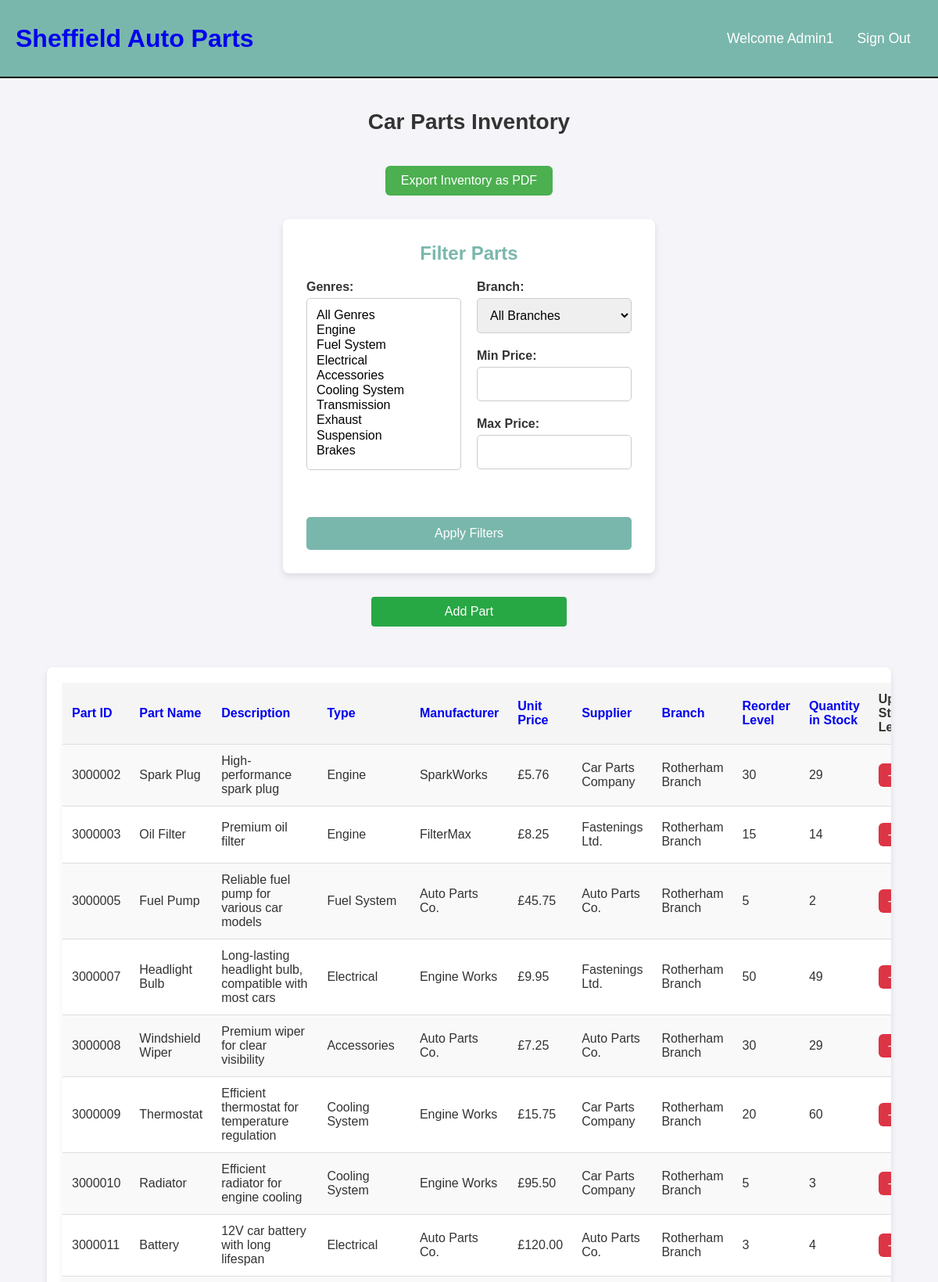
Page /inventory.php (signed in, upper part) on the committed database.
### tables this page shows
CREATE TABLE `users` (
  `user_id` int(11) NOT NULL,
  `username` varchar(50) NOT NULL,
  `password` varchar(255) NOT NULL,
  `email` varchar(99) NOT NULL,
  `role` varchar(20) NOT NULL,
  `active` tinyint(1) DEFAULT 1
);

CREATE TABLE `parts` (
  `part_id` int(11) NOT NULL,
  `part_name` varchar(100) NOT NULL,
  `description` varchar(255) NOT NULL,
  `genre` varchar(30) NOT NULL,
  `manufacturer` varchar(100) NOT NULL,
  `unit_price` decimal(10,2) NOT NULL,
  `quantity_in_stock` int(11) NOT NULL,
  `reorder_level` int(11) NOT NULL,
  `supplier_id` int(11) NOT NULL,
  `branch_id` int(11) DEFAULT NULL
);

CREATE TABLE `suppliers` (
  `supplier_id` int(11) NOT NULL,
  `supplier_name` varchar(100) NOT NULL,
  `contact_name` varchar(100) NOT NULL,
  `contact_phone` varchar(11) NOT NULL,
  `contact_email` varchar(50) NOT NULL,
  `address` varchar(100) NOT NULL,
  `active` tinyint(1) NOT NULL DEFAULT 1
);

CREATE TABLE `branches` (
  `branch_id` int(11) NOT NULL,
  `branch_name` varchar(255) NOT NULL,
  `branch_address` varchar(255) DEFAULT NULL,
  `branch_phone` varchar(20) DEFAULT NULL,
  `branch_email` varchar(255) DEFAULT NULL,
  `active` tinyint(1) DEFAULT 1
);

### include/functions.php (called while the page is built, shortened)
<?php
function check_login($con){
  if(isset($_SESSION['user_id'])){
    $users_id = $_SESSION['user_id'];
    $check_login_query = "SELECT * FROM users WHERE user_id = '$users_id'";
    $logged_in_result = mysqli_query($con,$check_login_query);
    if($logged_in_result && mysqli_num_rows($logged_in_result) === 1){
      $user_data = mysqli_fetch_assoc($logged_in_result);
      return $user_data;
    }
  }
}
?>

### include/init.php (called while the page is built, shortened)
<?php
include('include/connection.php');
include('include/functions.php');
$user_data = check_login($con);
?>

### inventory.php (the view, shortened to what this page needs)
<?php
include('include/init.php');
$sort_column = isset($_GET['sort_column']) ? $_GET['sort_column'] : 'part_id';
$sort_order = isset($_GET['sort_order']) ? $_GET['sort_order'] : 'ASC';
$next_sort_order = ($sort_order == 'ASC') ? 'DESC' : 'ASC';
$selected_genres = isset($_POST['genres']) ? $_POST['genres'] : [];
$min_price = isset($_POST['min_price']) && is_numeric($_POST['min_price']) ? $_POST['min_price'] : null;
$max_price = isset($_POST['max_price']) && is_numeric($_POST['max_price']) ? $_POST['max_price'] : null;
$genre_sql = "SELECT DISTINCT genre FROM parts";
$genre_result = $con->query($genre_sql);
$genres = [];
while ($row = $genre_result->fetch_assoc()) {
    $genres[] = $row['genre'];
}
$sql = "SELECT
            parts.part_id,
            parts.part_name,
            parts.description,
            parts.genre,
            parts.manufacturer,
            parts.unit_price,
            parts.quantity_in_stock,
            parts.reorder_level,
            suppliers.supplier_name,
            suppliers.active AS supplier_active,
            branches.branch_name,
            branches.active AS branch_active
        FROM parts
        INNER JOIN suppliers ON parts.supplier_id = suppliers.supplier_id
        LEFT JOIN branches ON parts.branch_id = branches.branch_id";
$sql .= " ORDER BY $sort_column $sort_order";
$result = $con->query($sql);
?>
<!DOCTYPE html>
<html lang="en">
<head>
    <link rel="stylesheet" href="style/base.css">
    <link rel="stylesheet" href="style/tablelist.css">
</head>
<body>
    <?php include('include/header.php'); ?>
    <div class="page-container">
        <h2 class="page-title">Car Parts Inventory</h2>
        <div class="button-container">
            <a href="generate_inventory_report.php" class="export-btn">Export Inventory as PDF</a>
        </div>
        <form action="inventory.php" method="POST" class="adding-form">
            <h3>Filter Parts</h3>
            <div class="form-columns">
                <div class="left-column">
                    <div class="form-box">
                        <label for="genres">Genres:</label>
                        <select id="genres" name="genres[]" multiple>
                            <option value="">All Genres</option>
                            <?php foreach ($genres as $genre): ?>
                                <option value="<?php echo htmlspecialchars($genre); ?>" <?php echo in_array($genre, $selected_genres) ? 'selected' : ''; ?>><?php echo htmlspecialchars($genre); ?></option>
                            <?php endforeach; ?>
                        </select>
                    </div>
                </div>
                <div class="right-column">
                    <div class="form-box">
                        <label for="branch">Branch:</label>
                        <select id="branch" name="branch">
                            <option value="">All Branches</option>
                        </select>
                    </div>
                    <div class="form-box">
                        <label for="min_price">Min Price:</label>
                        <input type="number" step="0.01" id="min_price" name="min_price" value="<?php echo htmlspecialchars($min_price); ?>">
                    </div>
                    <div class="form-box">
                        <label for="max_price">Max Price:</label>
                        <input type="number" step="0.01" id="max_price" name="max_price" value="<?php echo htmlspecialchars($max_price); ?>">
                    </div>
                </div>
            </div>
            <button type="submit" class="save-btn">Apply Filters</button>
        </form>
        <div id="add-part-button-container" class="button-container">
            <a href="adding_new_parts.php" class="add-part-btn">Add Part</a>
        </div>
        <div class="table-container">
            <table class="inventory-list">
                <thead>
                    <tr>
                        <th><a href="?sort_column=part_id&sort_order=<?php echo $next_sort_order; ?>">Part ID</a></th>
                        <th><a href="?sort_column=part_name&sort_order=<?php echo $next_sort_order; ?>">Part Name</a></th>
                        <th><a href="?sort_column=description&sort_order=<?php echo $next_sort_order; ?>">Description</a></th>
                        <th><a href="?sort_column=genre&sort_order=<?php echo $next_sort_order; ?>">Type</a></th>
                        <th><a href="?sort_column=manufacturer&sort_order=<?php echo $next_sort_order; ?>">Manufacturer</a></th>
                        <th><a href="?sort_column=unit_price&sort_order=<?php echo $next_sort_order; ?>">Unit Price</a></th>
                        <th><a href="?sort_column=supplier_name&sort_order=<?php echo $next_sort_order; ?>">Supplier</a></th>
                        <th><a href="?sort_column=branch_name&sort_order=<?php echo $next_sort_order; ?>">Branch</a></th>
                        <th><a href="?sort_column=reorder_level&sort_order=<?php echo $next_sort_order; ?>">Reorder Level</a></th>
                        <th><a href="?sort_column=quantity_in_stock&sort_order=<?php echo $next_sort_order; ?>">Quantity in Stock</a></th>
                        <th>Update Stock Levels</th>
                    </tr>
                </thead>
                <tbody>
                    <?php
                    if ($result->num_rows > 0) {
                        while ($row = $result->fetch_assoc()) {
                            $branch_status = $row['branch_active'] ? '' : ' (Closed)';
                            $supplier_status = $row['supplier_active'] ? '' : ' (Old)';
                            echo "<tr id='row-{$row['part_id']}'>";
                            echo "<td>" . htmlspecialchars($row['part_id']) . "</td>";
                            echo "<td>" . htmlspecialchars($row['part_name']) . "</td>";
                            echo "<td>" . htmlspecialchars($row['description']) . "</td>";
                            echo "<td>" . htmlspecialchars($row['genre']) . "</td>";
                            echo "<td>" . htmlspecialchars($row['manufacturer']) . "</td>";
                            echo "<td>£" . number_format($row['unit_price'], 2) . "</td>";
                            echo "<td>" . htmlspecialchars($row['supplier_name']) . $supplier_status . "</td>";
                            echo "<td>" . htmlspecialchars($row['branch_name']) . $branch_status . "</td>";
                            echo "<td>" . htmlspecialchars($row['reorder_level']) . "</td>";
                            echo "<td class='quantity'>" . htmlspecialchars($row['quantity_in_stock']) . "</td>";
                            echo "<td>
                                    <div class='button-container'>
                                        <button class='update-btn' data-id='{$row['part_id']}' data-action='decrease'>-</button>
                                        <button class='update-btn' data-id='{$row['part_id']}' data-action='increase'>+</button>
                                    </div>
                                  </td>";
                            echo "</tr>";
                        }
                    } else {
                        echo "<tr><td colspan='13'>No parts found.</td></tr>";
                    }
                    ?>
                </tbody>
            </table>
        </div>
    </div>
</body>
</html>

### include/header.php
<link rel="stylesheet" href="style/header.css">
<header>
  <div class="logo">
  <h1 class="logo-text">
    <a href="home.php">
      <span>Sheffield</span> Auto Parts
    </a>
  </h1>
</div>
<ul class="navbar">
  <li><a href="home.php">Welcome <?php echo htmlspecialchars($user_data['username']); ?></a></li>
  <li><a href="logout.php">Sign Out</a></li>
</ul>
</header>

### style/base.css (style rules this page uses)
* { font-family: 'Poppins', sans-serif; margin: 0; padding: 0; box-sizing: border-box; text-decoration: none; }
body { background-color: #f9f9f9; min-height: 100vh; }
.page-container { min-height: 75vh; width: 100%; background-position: center; background-size: cover; position: relative; display: flex; flex-direction: column; margin: 0 auto; padding-top: 0px; justify-content: center; align-items: center; }
.page-title { margin-top: 20px; font-size: 24px; margin-bottom: 20px; text-align: center; }
.form, .adding-form { display: flex; flex-direction: column; max-width: 1000px; margin: 10px auto; padding: 30px; background-color: #ffffff; border-radius: 8px; box-shadow: 0 4px 8px rgba(0, 0, 0, 0.1); justify-content: center; align-items: center; }
.form h3, .adding-form h3 { width: 100%; text-align: center; color: #79B7AC; margin-bottom: 20px; font-size: 24px; font-weight: bold; }
.form-columns { display: flex; justify-content: space-between; margin-bottom: 20px; width: 100%; gap: 20px; }
.left-column, .right-column { display: flex; flex-direction: column; width: 100%; }
.form-box { display: flex; flex-direction: column; margin-bottom: 20px; }
.form-box label { font-weight: bold; margin-bottom: 5px; }
.form-box input, .form-box textarea, .form-box select { padding: 12px; border: 1px solid #ccc; border-radius: 5px; font-size: 16px; width: 100%; box-sizing: border-box; }
.save-btn { display: block; width: 100%; padding: 12px 15px; background-color: #79B7AC; color: white; border: none; border-radius: 5px; cursor: pointer; font-size: 16px; margin-top: 20px; }
select[multiple] { height: 220px; }

### style/tablelist.css (style rules this page uses)
* { font-family: 'Poppins', sans-serif; margin: 0; padding: 0; box-sizing: border-box; text-decoration: none; }
body { background-color: #f4f4f9; color: #333; }
.page-container { min-height: auto; width: 100%; position: relative; display: flex; flex-direction: column; padding-top: 20px; margin: 0 auto; align-items: center; }
.page-title { margin-top: 20px; margin-bottom: 20px; font-size: 28px; font-weight: 600; text-align: center; color: #333; }
.table-container { background-color: #fff; width: 90%; max-width: 1600px; padding: 1.25rem; border-radius: 8px; margin: 2rem auto; box-shadow: 0 4px 8px rgba(0, 0, 0, 0.1); overflow-x: auto; }
.inventory-list { width: 100%; border-collapse: collapse; background-color: #fff; box-shadow: 0 4px 8px rgba(0, 0, 0, 0.05); }
.inventory-list thead { background-color: #f5f5f5; }
.inventory-list th, .inventory-list td { padding: 12px; text-align: left; border-bottom: 1px solid #ddd; }
.inventory-list th { font-weight: bold; background-color: #f5f5f5; color: #333; }
.inventory-list tbody tr { background-color: #fff; }
.inventory-list tbody tr:nth-child(odd) { background-color: #f9f9f9; }
.export-btn { display: inline-block; padding: 10px 20px; margin: 20px 0; background-color: #4CAF50; color: white; border-radius: 6px; text-decoration: none; font-size: 16px; }
.button-container { display: flex; gap: 10px; }
.update-btn { display: inline-block; padding: 6px 12px; cursor: pointer; color: white; border: none; border-radius: 6px; font-size: 16px; transition: background-color 0.3s ease; }
.update-btn[data-action='decrease'] { background-color: #dc3545; }
.quantity { text-align: center; }
#add-part-button-container { text-align: center; margin: 20px 0; }
.add-part-btn { display: inline-block; padding: 10px 20px; background-color: #28a745; color: white; border-radius: 4px; text-decoration: none; font-size: 16px; width: 250px; height:50x; transition: background-color 0.3s ease; }

### style/header.css (style rules this page uses)
header { background: #79B7AC; height: 100px; display: flex; justify-content: space-between; align-items: center; border-bottom: 2px solid black; color: white; padding: 0 20px; }
header .logo { max-height: 80px; display: flex; align-items: center; color: white; }
header .navbar { display: flex; align-items: center; }
header ul { margin: 20; padding: 20; list-style: none; display: flex; color: white; }
header ul li { position: relative; }
header ul li a { display: block; padding: 20px 15px; font-size: 1.1em; color: white; text-decoration: none; border-radius: 4px; }

### rows in the picture
users: username "Admin1"
parts: part_id "3000002", part_name "Spark Plug", description "High-performance spark plug", genre "Engine", manufacturer "SparkWorks", unit_price "5.76", supplier.supplier_name "Car Parts Company", branch.branch_name "Rotherham Branch", reorder_level "30", quantity_in_stock "29"
parts: part_id "3000003", part_name "Oil Filter", description "Premium oil filter", genre "Engine", manufacturer "FilterMax", unit_price "8.25", supplier.supplier_name "Fastenings Ltd.", branch.branch_name "Rotherham Branch", reorder_level "15", quantity_in_stock "14"
parts: part_id "3000005", part_name "Fuel Pump", description "Reliable fuel pump for various car models", genre "Fuel System", manufacturer "Auto Parts Co.", unit_price "45.75", supplier.supplier_name "Auto Parts Co.", branch.branch_name "Rotherham Branch", reorder_level "5", quantity_in_stock "2"
parts: part_id "3000007", part_name "Headlight Bulb", description "Long-lasting headlight bulb, compatible with most cars", genre "Electrical", manufacturer "Engine Works", unit_price "9.95", supplier.supplier_name "Fastenings Ltd.", branch.branch_name "Rotherham Branch", reorder_level "50", quantity_in_stock "49"
parts: part_id "3000008", part_name "Windshield Wiper", description "Premium wiper for clear visibility", genre "Accessories", manufacturer "Auto Parts Co.", unit_price "7.25", supplier.supplier_name "Auto Parts Co.", branch.branch_name "Rotherham Branch", reorder_level "30", quantity_in_stock "29"
parts: part_id "3000009", part_name "Thermostat", description "Efficient thermostat for temperature regulation", genre "Cooling System", manufacturer "Engine Works", unit_price "15.75", supplier.supplier_name "Car Parts Company", branch.branch_name "Rotherham Branch", reorder_level "20", quantity_in_stock "60"
parts: part_id "3000010", part_name "Radiator", description "Efficient radiator for engine cooling", genre "Cooling System", manufacturer "Engine Works", unit_price "95.50", supplier.supplier_name "Car Parts Company", branch.branch_name "Rotherham Branch", reorder_level "5", quantity_in_stock "3"
parts: part_id "3000011", part_name "Battery", description "12V car battery with long lifespan", genre "Electrical", manufacturer "Auto Parts Co.", unit_price "120.00", supplier.supplier_name "Auto Parts Co.", branch.branch_name "Rotherham Branch", reorder_level "3", quantity_in_stock "4"
